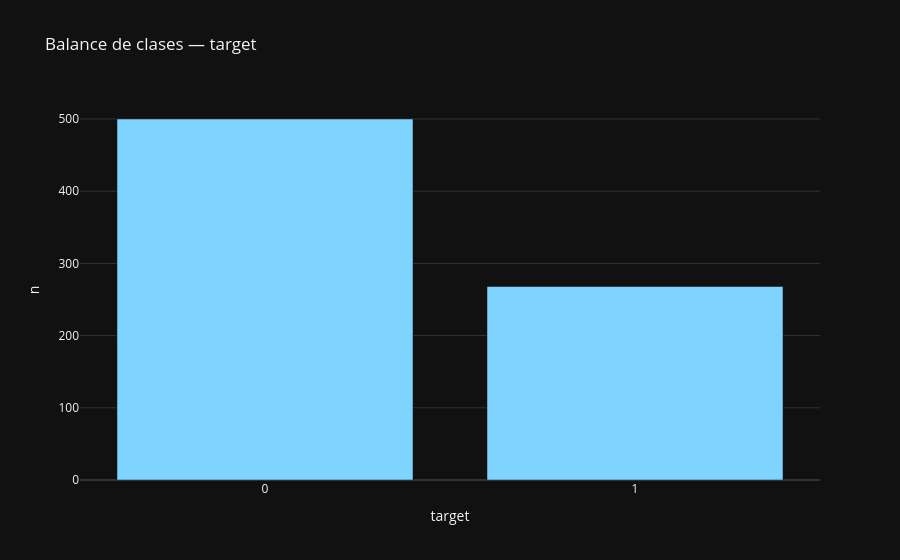

The code cell stored with this chart in its notebook:
### Code cell
# 2.3 Variable objetivo
TARGET = "target"
if TARGET and TARGET in df.columns:
    if "clasificacion" == 'regresion':
        display(df[TARGET].describe().to_frame())
        px.histogram(df, x=TARGET, nbins=40, title=f'Distribución de {TARGET}').show()
    else:
        vc = df[TARGET].value_counts(dropna=False)
        display(pd.DataFrame({'n': vc, '%': (vc/len(df)*100).round(2)}))
        px.bar(x=vc.index.astype(str), y=vc.values, labels={'x': TARGET, 'y': 'n'},
               title=f'Balance de clases — {TARGET}').show()
        imb = vc.min()/vc.max()
        print(f'Ratio min/max de clases: {imb:.2f}' + ('  ⚠️ desbalanceado' if imb < 0.4 else ''))
else:
    print('Sin target supervisado en esta etapa.')

### Figure 1 — Plotly figure (JSON) as saved in the notebook; plotly's stock layout.template omitted (floating-point values rounded to 4 significant figures)
{"data": [{"hovertemplate": "target=%{x}<br>n=%{y}<extra></extra>", "legendgroup": "", "marker": {"color": "#7fd4ff", "pattern": {"shape": ""}}, "name": "", "orientation": "v", "showlegend": false, "textposition": "auto", "type": "bar", "x": ["0", "1"], "xaxis": "x", "y": [500, 268], "yaxis": "y"}], "layout": {"barmode": "relative", "legend": {"tracegroupgap": 0}, "title": {"text": "Balance de clases — target"}, "xaxis": {"anchor": "y", "domain": [0.0, 1.0], "title": {"text": "target"}}, "yaxis": {"anchor": "x", "domain": [0.0, 1.0], "title": {"text": "n"}}}}
